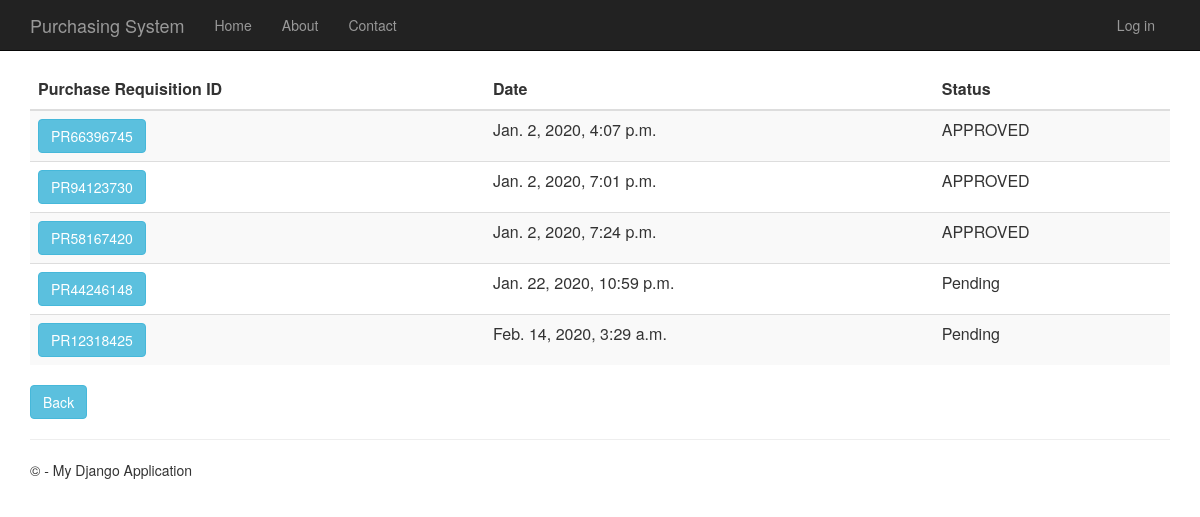
/purchaserequisitionhistory, run on an earlier commit of the app's database.
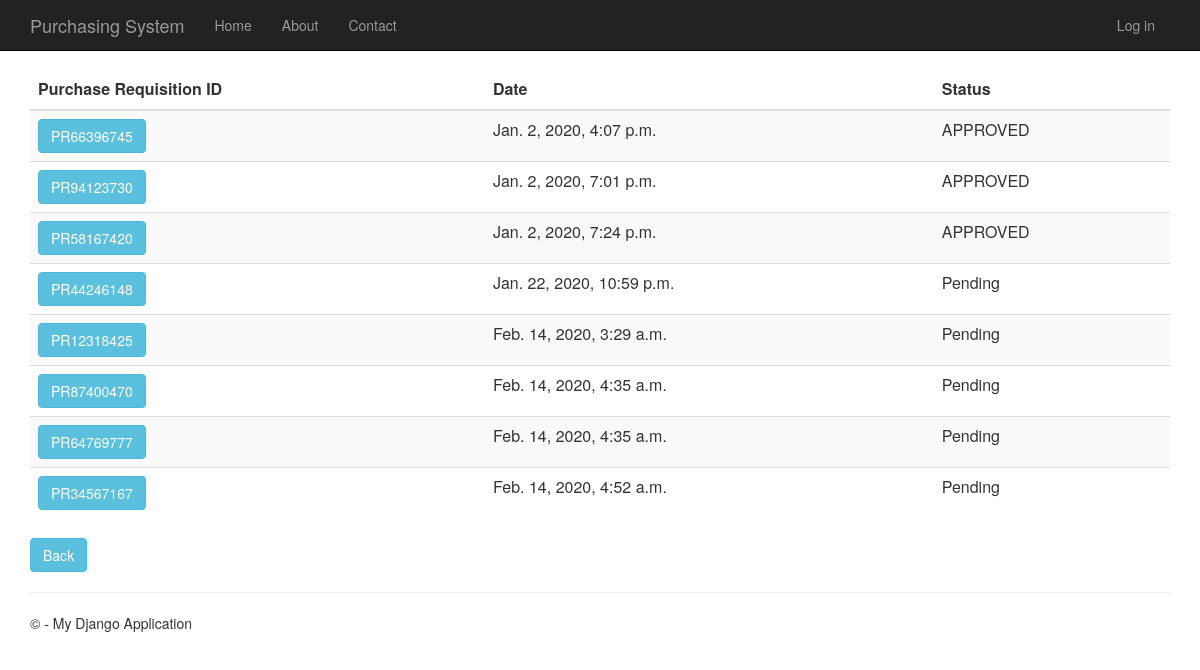
And on a later commit of the database.
### PurchaseRequisition/models.py (models this page shows)
class PurchaseRequisition(models.Model):
    pr_id= models.CharField(max_length=10, primary_key=True) #takes character
    description= models.TextField(null=True,default=None, blank=True)
    time_created= models.DateTimeField()
    total_price= models.DecimalField(max_digits=10, decimal_places=2, default=Decimal('0.00'))
    status= models.TextField(max_length=10, default="Pending")
    person_id = models.ForeignKey(Person)
    def __str__(self):
        return str(self.pr_id)

### PurchaseRequisition/views.py (the view)
# urls.py: url(r'^purchaserequisitionhistory', PurchaseRequisition.views.purchaserequisitionhistory, name="purchase_requisition_history"),
def purchaserequisitionhistory(request):
    purchase_requisitions = PurchaseRequisition.objects.all()
    print(purchase_requisitions)
    context = {
            'title':'Purchase Requisition History',
            'rows':purchase_requisitions
        }
    return render(request,'PurchaseRequisition/purchaserequisitionhistory.html',context)

### PurchaseRequisition/templates/PurchaseRequisition/purchaserequisitionhistory.html
﻿{% extends "app/layout.html" %}
{% block content %}
<div class="purchaseorderhistory margintop" action="menu" >
    <form action="purchaserequisitionhistorydetails" method="GET">
        <table class="table table-striped margintop">
          <thead>
            <tr>
              <th scope="col">Purchase Requisition ID</th>
              <th scope="col">Date</th>
              <th scope="col">Status</th>
            </tr>
          </thead>
          <tbody>
              {% for r in rows %}
            <tr>
                 <td><button type="submit" name="pr_id" value="{{r.pr_id}}" class="btn btn-info" >{{r.pr_id}}</button></td>
                 <td>{{r.time_created}}</td>
                 <td>{{r.status}}</td>
            </tr>
              {% endfor %}
          </tbody>
        </table>
    </form>
       <form action="menu">
        <div class="margintop">
            <button type="submit" class="btn btn-info" >Back</button>
        </div>
    </form>
</div>
{% endblock %}

What changed in the data, as far as the page shows it:
added PurchaseRequisition: pr_id "PR87400470", time_created "Feb. 14, 2020, 4:35 a.m.", status "Pending"
added PurchaseRequisition: pr_id "PR64769777", time_created "Feb. 14, 2020, 4:35 a.m.", status "Pending"
added PurchaseRequisition: pr_id "PR34567167", time_created "Feb. 14, 2020, 4:52 a.m.", status "Pending"
